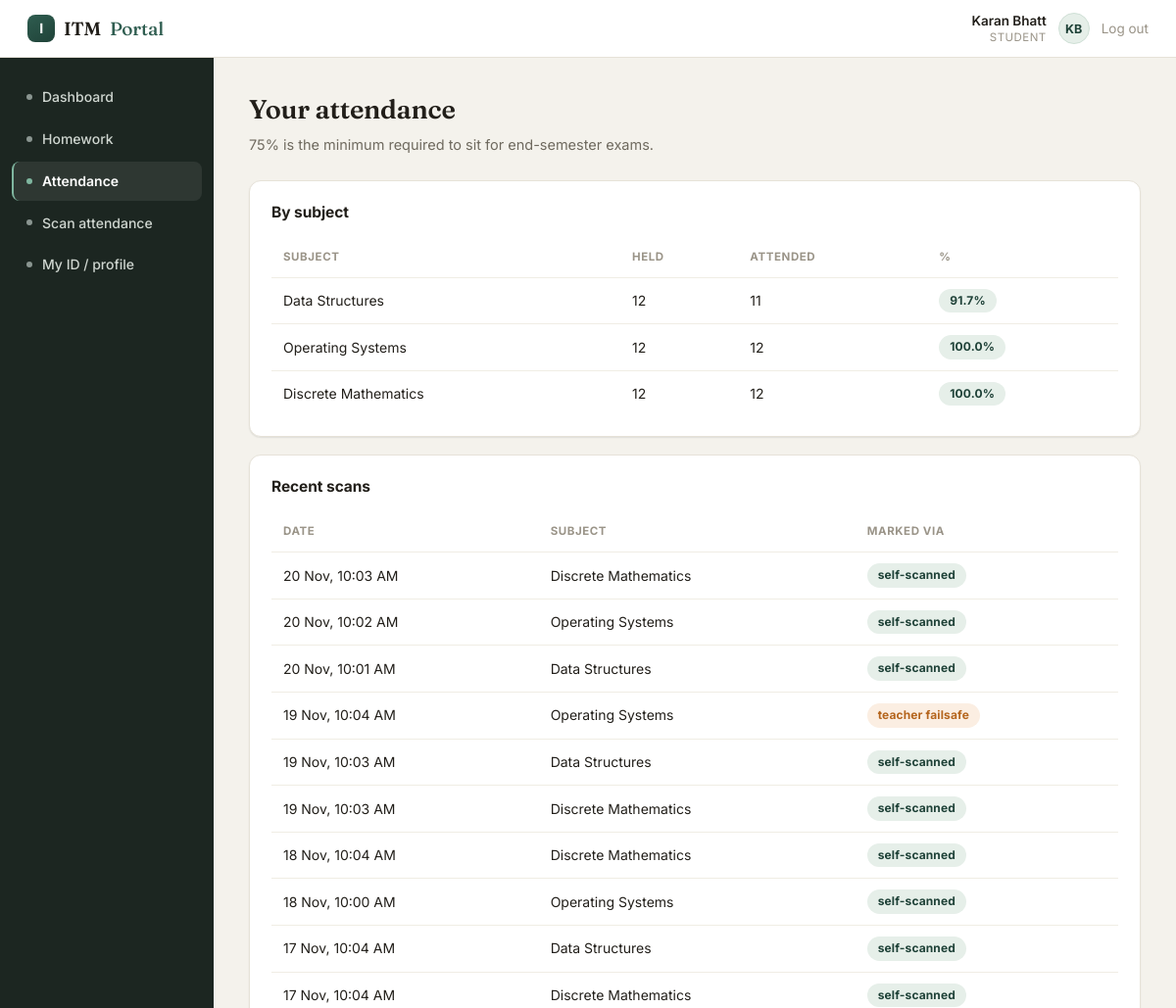
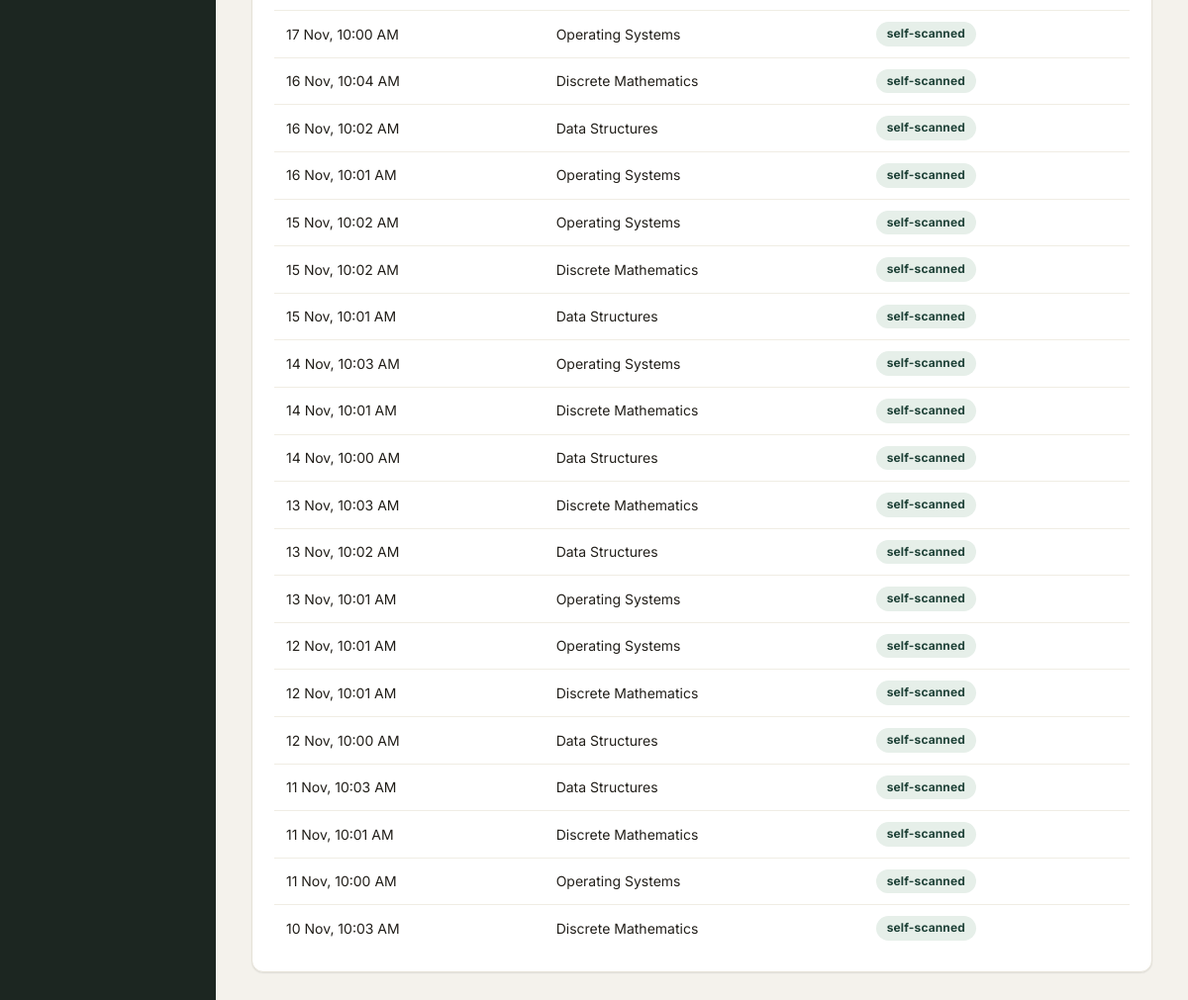
Page /student/attendance (signed in) on the committed database (2 pictures, top to bottom).
### backend/models.py (models this page shows, shortened)
class User(db.Model):
    __tablename__ = "users"
    id = db.Column(db.Integer, primary_key=True)
    name = db.Column(db.String(120), nullable=False)
    email = db.Column(db.String(120), unique=True, nullable=False)
    password_hash = db.Column(db.String(255), nullable=False)
    role = db.Column(db.String(20), nullable=False)  # student | teacher | admin
    roll_number = db.Column(db.String(30), unique=True, nullable=True)
    class_id = db.Column(db.Integer, db.ForeignKey("classes.id"), nullable=True)
    qr_code_value = db.Column(db.String(64), unique=True, nullable=True)  # failsafe ID QR
    parent_name = db.Column(db.String(120), nullable=True)
    parent_phone = db.Column(db.String(20), nullable=True)  # digits with country code, e.g. 91XXXXXXXXXX
    employee_id = db.Column(db.String(30), unique=True, nullable=True)
    created_at = db.Column(db.DateTime, default=datetime.utcnow)
    student_class = db.relationship("SchoolClass", foreign_keys=[class_id], back_populates="students")

class Subject(db.Model):
    __tablename__ = "subjects"
    id = db.Column(db.Integer, primary_key=True)
    name = db.Column(db.String(100), nullable=False)
    class_id = db.Column(db.Integer, db.ForeignKey("classes.id"), nullable=False)
    teacher_id = db.Column(db.Integer, db.ForeignKey("users.id"), nullable=False)
    school_class = db.relationship("SchoolClass", back_populates="subjects")
    teacher = db.relationship("User", foreign_keys=[teacher_id])

class AttendanceRecord(db.Model):
    __tablename__ = "attendance_records"
    id = db.Column(db.Integer, primary_key=True)
    session_id = db.Column(db.Integer, db.ForeignKey("attendance_sessions.id"), nullable=False)
    student_id = db.Column(db.Integer, db.ForeignKey("users.id"), nullable=False)
    status = db.Column(db.String(10), default="present")  # present | absent
    marked_via = db.Column(db.String(10), default="qr")  # qr | failsafe | manual
    timestamp = db.Column(db.DateTime, default=datetime.utcnow)
    __table_args__ = (db.UniqueConstraint("session_id", "student_id"),)
    session = db.relationship("AttendanceSession")
    student = db.relationship("User")

### backend/app.py (the view)
@app.route("/student/attendance")
@login_required("student")
def student_attendance():
    user = current_user()
    overall_pct, breakdown = student_attendance_stats(user)
    records = AttendanceRecord.query.filter_by(student_id=user.id).order_by(AttendanceRecord.timestamp.desc()).limit(30).all()
    return render_template(
        "student/attendance.html", user=user, overall_pct=overall_pct,
        breakdown=breakdown, records=records, threshold=LOW_ATTENDANCE_THRESHOLD
    )

### backend/app.py (called while the page is built)
def login_required(role=None):
    def decorator(fn):
        @wraps(fn)
        def wrapper(*args, **kwargs):
            if "user_id" not in session:
                return redirect(url_for("login"))
            if role and session.get("role") != role:
                flash("You don't have access to that page.", "error")
                return redirect(url_for("post_login_redirect"))
            return fn(*args, **kwargs)
        return wrapper
    return decorator

def current_user():
    uid = session.get("user_id")
    if not uid:
        return None
    return db.session.get(User, uid)

### frontend/templates/student/attendance.html (shortened to what this page needs)
{% extends "base.html" %}
{% block nav %}
  <a href="{{ url_for('student_dashboard') }}">Dashboard</a>
  <a href="{{ url_for('student_homework') }}">Homework</a>
  <a href="{{ url_for('student_attendance') }}" class="active">Attendance</a>
  <a href="{{ url_for('student_scan') }}">Scan attendance</a>
  <a href="{{ url_for('student_profile') }}">My ID / profile</a>
{% endblock %}
{% block content %}
  <h1>Your attendance</h1>
  <p class="subtitle">{{ threshold }}% is the minimum required to sit for end-semester exams.</p>
  <div class="card">
    <h2>By subject</h2>
    <table>
      <thead><tr><th>Subject</th><th>Held</th><th>Attended</th><th>%</th></tr></thead>
      <tbody>
        {% for row in breakdown %}
        <tr>
          <td>{{ row.subject }}</td>
          <td>{{ row.held }}</td>
          <td>{{ row.present }}</td>
          <td>
            {% if row.pct is not none %}
              <span class="pill {% if row.pct < threshold %}bad{% elif row.pct < threshold + 10 %}warn{% else %}good{% endif %}">{{ row.pct }}%</span>
            {% else %}—{% endif %}
          </td>
        </tr>
        {% endfor %}
      </tbody>
    </table>
  </div>
  <div class="card">
    <h2>Recent scans</h2>
    {% if records %}
      <table>
        <thead><tr><th>Date</th><th>Subject</th><th>Marked via</th></tr></thead>
        <tbody>
          {% for r in records %}
          <tr>
            <td>{{ r.timestamp.strftime('%d %b, %I:%M %p') }}</td>
            <td>{{ r.session.subject.name }}</td>
            <td>
              {% if r.marked_via == 'qr' %}<span class="pill good">self-scanned</span>
              {% elif r.marked_via == 'failsafe' %}<span class="pill warn">teacher failsafe</span>
              {% else %}<span class="pill neutral">manual</span>{% endif %}
            </td>
          </tr>
          {% endfor %}
        </tbody>
      </table>
    {% else %}
      <p class="empty">No attendance recorded yet.</p>
    {% endif %}
  </div>
{% endblock %}

### frontend/templates/base.html (shortened to what this page needs)
<!doctype html>
<html lang="en">
<head>
  <link rel="stylesheet" href="{{ url_for('static', filename='css/style.css') }}">
</head>
<body>
  <div class="topbar">
    <div class="brand"><span class="mark">I</span>ITM <span class="tag">Portal</span></div>
    {% if session.get('user_id') %}
    <div class="who">
      <div class="meta">
        <div class="name">{{ session.get('name') }}</div>
        <div class="role">{{ session.get('role') }}</div>
      </div>
      <div class="avatar">{{ session.get('name', '?')[:1] }}{{ session.get('name', ' ?').split(' ')[-1][:1] }}</div>
      <a href="{{ url_for('logout') }}">Log out</a>
    </div>
    {% endif %}
  </div>
  <div class="shell">
    {% if session.get('user_id') %}
    <div class="sidenav">
      {% block nav %}{% endblock %}
    </div>
    {% endif %}
    <div class="main">
      {% block content %}{% endblock %}
    </div>
  </div>
</body>
</html>

### frontend/static/css/style.css (style rules this page uses)
:root { --bg: #f4f2ec; --surface: #ffffff; --ink: #221f1a; --ink-soft: #6f6a5f; --ink-faint: #9a9488; --border: #e6e2d8; --border-soft: #f0ede4; --accent: #2f5d50; --accent-dark: #1f4238; --accent-soft: #e6efe9; --accent-line: #cfe0d6; --gold: #c17f3e; --gold-soft: #f8ecdd; --warn: #b5651d; --warn-soft: #fbeee2; --bad: #a3312b; --bad-soft: #fbeae9; --nav-bg: #1c2621; --nav-ink: #cfd6d0; --nav-ink-dim: #8a9590; --nav-active: #2f5d50; --radius: 12px; --radius-sm: 8px; --shadow-sm: 0 1px 2px rgba(28, 38, 33, 0.05), 0 1px 1px rgba(28, 38, 33, 0.04); --shadow-md: 0 6px 20px rgba(28, 38, 33, 0.08), 0 2px 6px rgba(28, 38, 33, 0.05); font-family: "Inter", -apple-system, BlinkMacSystemFont, "Segoe UI", Helvetica, Arial, sans-serif; }
* { box-sizing: border-box; }
body { margin: 0; background: var(--bg); color: var(--ink); line-height: 1.55; -webkit-font-smoothing: antialiased; }
a { color: var(--accent); text-decoration: none; }
.topbar { display: flex; align-items: center; justify-content: space-between; padding: 13px 28px; background: var(--surface); border-bottom: 1px solid var(--border); position: sticky; top: 0; z-index: 10; }
.topbar .brand { display: flex; align-items: center; gap: 9px; font-family: "Fraunces", serif; font-weight: 600; font-size: 19px; letter-spacing: -0.01em; color: var(--ink); }
.topbar .brand .mark { width: 28px; height: 28px; border-radius: 8px; background: linear-gradient(150deg, var(--accent), var(--accent-dark)); display: flex; align-items: center; justify-content: center; color: #fff; font-size: 14px; font-weight: 700; font-family: "Inter", sans-serif; flex-shrink: 0; }
.topbar .brand .tag { color: var(--accent); font-weight: 500; }
.topbar .who { display: flex; align-items: center; gap: 12px; font-size: 13.5px; color: var(--ink-soft); }
.topbar .who a { color: var(--ink-faint); }
.topbar .avatar { width: 32px; height: 32px; border-radius: 100px; background: var(--accent-soft); color: var(--accent-dark); display: flex; align-items: center; justify-content: center; font-size: 12.5px; font-weight: 700; border: 1px solid var(--accent-line); }
.topbar .who .meta { text-align: right; line-height: 1.3; }
.topbar .who .meta .name { color: var(--ink); font-weight: 600; font-size: 13.5px; }
.topbar .who .meta .role { font-size: 11.5px; text-transform: uppercase; letter-spacing: 0.04em; color: var(--ink-faint); }
.shell { display: flex; min-height: calc(100vh - 58px); }
.sidenav { width: 218px; flex-shrink: 0; background: var(--nav-bg); padding: 20px 12px; }
.sidenav a { display: flex; align-items: center; gap: 10px; padding: 9px 13px; margin-bottom: 3px; border-radius: var(--radius-sm); color: var(--nav-ink); font-size: 14px; font-weight: 500; border-left: 2px solid transparent; }
.sidenav a::before { content: ""; width: 6px; height: 6px; border-radius: 100px; background: var(--nav-ink-dim); flex-shrink: 0; }
.sidenav a.active { background: rgba(255,255,255,0.08); color: #fff; font-weight: 600; border-left-color: #7fb69f; }
.sidenav a.active::before { background: #7fb69f; }
.main { flex: 1; padding: 32px 36px 60px; max-width: 1120px; }
h1 { font-family: "Fraunces", serif; font-size: 27px; font-weight: 600; margin: 0 0 4px; letter-spacing: -0.01em; }
h2 { font-size: 15.5px; font-weight: 700; margin: 0 0 14px; letter-spacing: -0.005em; }
.subtitle { color: var(--ink-soft); font-size: 14.5px; margin: 0 0 24px; }
.card { background: var(--surface); border: 1px solid var(--border); border-radius: var(--radius); padding: 20px 22px; margin-bottom: 18px; box-shadow: var(--shadow-sm); }
.pill { display: inline-flex; align-items: center; gap: 5px; padding: 3px 11px; border-radius: 100px; font-size: 12px; font-weight: 700; letter-spacing: 0.01em; }
.pill.good { background: var(--accent-soft); color: var(--accent-dark); }
.pill.warn { background: var(--warn-soft); color: var(--warn); }
table { width: 100%; border-collapse: collapse; font-size: 14px; }
th, td { text-align: left; padding: 11px 12px; border-bottom: 1px solid var(--border-soft); }
th { color: var(--ink-faint); font-weight: 700; font-size: 11.5px; text-transform: uppercase; letter-spacing: 0.05em; }
tr:last-child td { border-bottom: none; }

### rows in the picture
User: get "Karan Bhatt", get "STUDENT"
Subject: subject "Data Structures", held "12", present "11", pct "91.7"
Subject: subject "Operating Systems", held "12", present "12", pct "100.0"
Subject: subject "Discrete Mathematics", held "12", present "12", pct "100.0"
AttendanceRecord: timestamp "20 Nov, 10:03 AM", session.subject.name "Discrete Mathematics", marked_via "self-scanned"
AttendanceRecord: timestamp "20 Nov, 10:02 AM", session.subject.name "Operating Systems", marked_via "self-scanned"
AttendanceRecord: timestamp "20 Nov, 10:01 AM", session.subject.name "Data Structures", marked_via "self-scanned"
AttendanceRecord: timestamp "19 Nov, 10:04 AM", session.subject.name "Operating Systems", marked_via "teacher failsafe"
AttendanceRecord: timestamp "19 Nov, 10:03 AM", session.subject.name "Data Structures", marked_via "self-scanned"
AttendanceRecord: timestamp "19 Nov, 10:03 AM", session.subject.name "Discrete Mathematics", marked_via "self-scanned"
AttendanceRecord: timestamp "18 Nov, 10:04 AM", session.subject.name "Discrete Mathematics", marked_via "self-scanned"
AttendanceRecord: timestamp "18 Nov, 10:00 AM", session.subject.name "Operating Systems", marked_via "self-scanned"
AttendanceRecord: timestamp "17 Nov, 10:04 AM", session.subject.name "Data Structures", marked_via "self-scanned"
AttendanceRecord: timestamp "17 Nov, 10:04 AM", session.subject.name "Discrete Mathematics", marked_via "self-scanned"
AttendanceRecord: timestamp "17 Nov, 10:00 AM", session.subject.name "Operating Systems", marked_via "self-scanned"
AttendanceRecord: timestamp "16 Nov, 10:04 AM", session.subject.name "Discrete Mathematics", marked_via "self-scanned"
AttendanceRecord: timestamp "16 Nov, 10:02 AM", session.subject.name "Data Structures", marked_via "self-scanned"
AttendanceRecord: timestamp "16 Nov, 10:01 AM", session.subject.name "Operating Systems", marked_via "self-scanned"
AttendanceRecord: timestamp "15 Nov, 10:02 AM", session.subject.name "Operating Systems", marked_via "self-scanned"
AttendanceRecord: timestamp "15 Nov, 10:02 AM", session.subject.name "Discrete Mathematics", marked_via "self-scanned"
AttendanceRecord: timestamp "15 Nov, 10:01 AM", session.subject.name "Data Structures", marked_via "self-scanned"
AttendanceRecord: timestamp "14 Nov, 10:03 AM", session.subject.name "Operating Systems", marked_via "self-scanned"
AttendanceRecord: timestamp "14 Nov, 10:01 AM", session.subject.name "Discrete Mathematics", marked_via "self-scanned"
AttendanceRecord: timestamp "14 Nov, 10:00 AM", session.subject.name "Data Structures", marked_via "self-scanned"
AttendanceRecord: timestamp "13 Nov, 10:03 AM", session.subject.name "Discrete Mathematics", marked_via "self-scanned"
AttendanceRecord: timestamp "13 Nov, 10:02 AM", session.subject.name "Data Structures", marked_via "self-scanned"
AttendanceRecord: timestamp "13 Nov, 10:01 AM", session.subject.name "Operating Systems", marked_via "self-scanned"
AttendanceRecord: timestamp "12 Nov, 10:01 AM", session.subject.name "Operating Systems", marked_via "self-scanned"
AttendanceRecord: timestamp "12 Nov, 10:01 AM", session.subject.name "Discrete Mathematics", marked_via "self-scanned"
AttendanceRecord: timestamp "12 Nov, 10:00 AM", session.subject.name "Data Structures", marked_via "self-scanned"
AttendanceRecord: timestamp "11 Nov, 10:03 AM", session.subject.name "Data Structures", marked_via "self-scanned"
AttendanceRecord: timestamp "11 Nov, 10:01 AM", session.subject.name "Discrete Mathematics", marked_via "self-scanned"
AttendanceRecord: timestamp "11 Nov, 10:00 AM", session.subject.name "Operating Systems", marked_via "self-scanned"
AttendanceRecord: timestamp "10 Nov, 10:03 AM", session.subject.name "Discrete Mathematics", marked_via "self-scanned"

### other values in the picture
{{ session.get('name', '?')[:1] }} "K"
{{ session.get('name', ' ?').split(' ')[-1][:1] }} "B"
{{ threshold }} "75"
